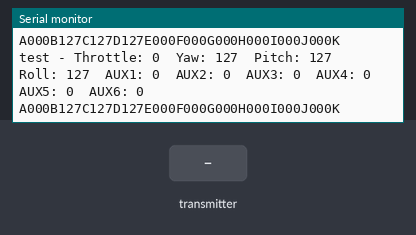
The sketch below on a simulated ESP32. On the bench: the last lines printed to the serial monitor. Inputs (shaded band) come from the test bench. No radio packets arrive unless stated.

Above: at 1.2 s.
1.3 s: the transmitter starts sending throttle = 0
At 1.47 s:
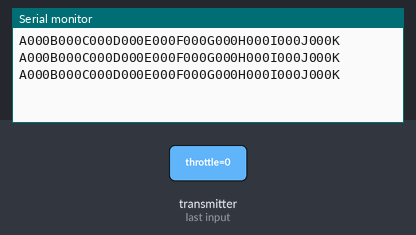
2.8 s: the transmitter starts sending yaw = 64
At 2.87 s:
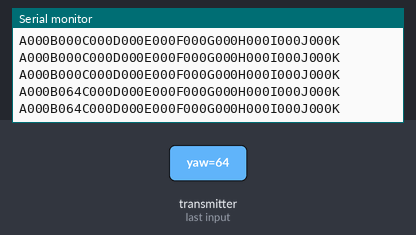
4.3 s: the transmitter starts sending pitch = 64
At 4.37 s:
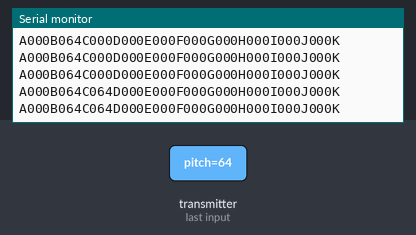
5.8 s: the transmitter starts sending roll = 64
At 5.87 s:
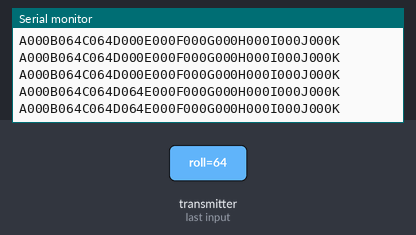
7.3 s: the transmitter starts sending AUX1 = 64
At 7.37 s:
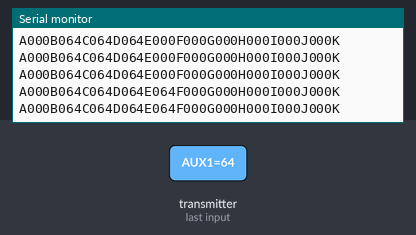
8.8 s: the transmitter starts sending AUX2 = 64
At 8.87 s:
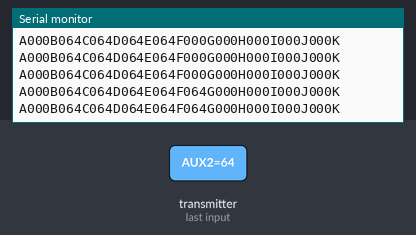
Timing chart, 0 to 11.3 s (numbered marks = the images above; inputs shaded):
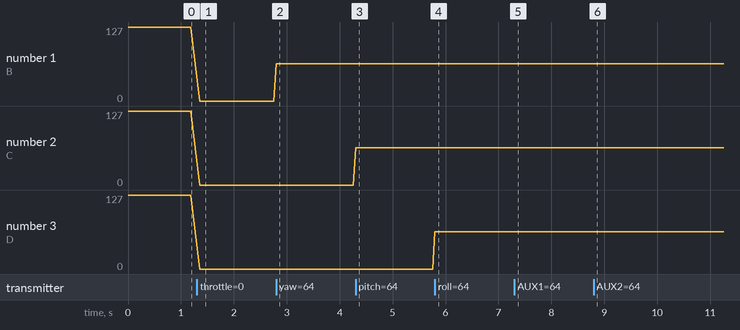

The sketch:

esp32_receiver.ino
```cpp
//esp32 드론 시뮬레이터 수신기
//라디오 통신으로 받은 값을 처리하여 유나티로 시리얼 전송
#include <SPI.h>
#include <RF24.h>

const uint64_t pipeIn = 0xABCD1234567890EFLL;   //주소값 설정

char buf[10]; //

RF24 radio(4, 5); //CE - 4번, CSN - 5번

struct MyData {
  byte throttle;
  byte yaw;
  byte pitch;
  byte roll;
  byte AUX1;
  byte AUX2;
  byte AUX3;
  byte AUX4;
  byte AUX5;
  byte AUX6;
};

MyData receivedData;

boolean SData = false;

void setup()
{
  Serial.begin(9600);
  radio.begin();
  radio.openReadingPipe(1, pipeIn);
  radio.startListening(); //수신 모드
}

void loop()
{
  if(radio.available())
  {
    radio.read(&receivedData, sizeof(MyData));
//    test_data();
    serial_trans(receivedData);
    delay(10);
    SData = true;
  }
  else
  {
    if(SData == false)
    {
      resetData();
      for(int i = 0; i < 10; i++)
      {
        serial_trans(receivedData);
        test_data();
        if(radio.available())
        {
          break;
        }
      }
      delay(10);
    }

  }
}

void test_data()
{
  Serial.print("test - Throttle: ");
  Serial.print(receivedData.throttle);
  Serial.print("  Yaw: ");
  Serial.print(receivedData.yaw);
  Serial.print("  Pitch: ");
  Serial.print(receivedData.pitch);
  Serial.print("  Roll: ");
  Serial.print(receivedData.roll);
  Serial.print("  AUX1: ");
  Serial.print(receivedData.AUX1);
  Serial.print("  AUX2: ");
  Serial.print(receivedData.AUX2);
  Serial.print("  AUX3: ");
  Serial.print(receivedData.AUX3);
  Serial.print("  AUX4: ");
  Serial.print(receivedData.AUX4);
  Serial.print("  AUX5: ");
  Serial.print(receivedData.AUX5);
  Serial.print("  AUX6: ");
  Serial.println(receivedData.AUX6);
}

void serial_trans(MyData sendData)
{
  Serial.print("A");
  sprintf(buf, "%03d", sendData.throttle);
  Serial.print(buf);
  Serial.print("B");
  sprintf(buf, "%03d", sendData.yaw);
  Serial.print(buf);
  Serial.print("C");
  sprintf(buf, "%03d", sendData.pitch);
  Serial.print(buf);
  Serial.print("D");
  sprintf(buf, "%03d", sendData.roll);
  Serial.print(buf);
  Serial.print("E");
  sprintf(buf, "%03d", sendData.AUX1);
  Serial.print(buf);
  Serial.print("F");
  sprintf(buf, "%03d", sendData.AUX2);
  Serial.print(buf);
  Serial.print("G");
  sprintf(buf, "%03d", sendData.AUX3);
  Serial.print(buf);
  Serial.print("H");
  sprintf(buf, "%03d", sendData.AUX4);
  Serial.print(buf);
  Serial.print("I");
  sprintf(buf, "%03d", sendData.AUX5);
  Serial.print(buf);
  Serial.print("J");
  sprintf(buf, "%03d", sendData.AUX6);
  Serial.print(buf);
  Serial.println("K");
}

void resetData()
{
  receivedData.throttle = 0;
  receivedData.yaw = 127;
  receivedData.pitch = 127;
  receivedData.roll = 127;
  receivedData.AUX1 = 0;
  receivedData.AUX2 = 0;
  receivedData.AUX3 = 0;
  receivedData.AUX4 = 0;
  receivedData.AUX5 = 0;
  receivedData.AUX6 = 0;
}
```

Measured:
- after the input at 1.3 s, the serial monitor: prints a new line after 0.06 s (image 1)
- after the input at 2.8 s, the serial monitor: prints a new line at once (image 2)
- after the input at 4.3 s, the serial monitor: prints a new line at once (image 3)
- after the input at 5.8 s, the serial monitor: prints a new line at once (image 4)
- after the input at 7.3 s, the serial monitor: prints a new line at once (image 5)
- after the input at 8.8 s, the serial monitor: prints a new line at once (image 6)
- plotted number 1: 0 → 64 after the input at 2.8 s
